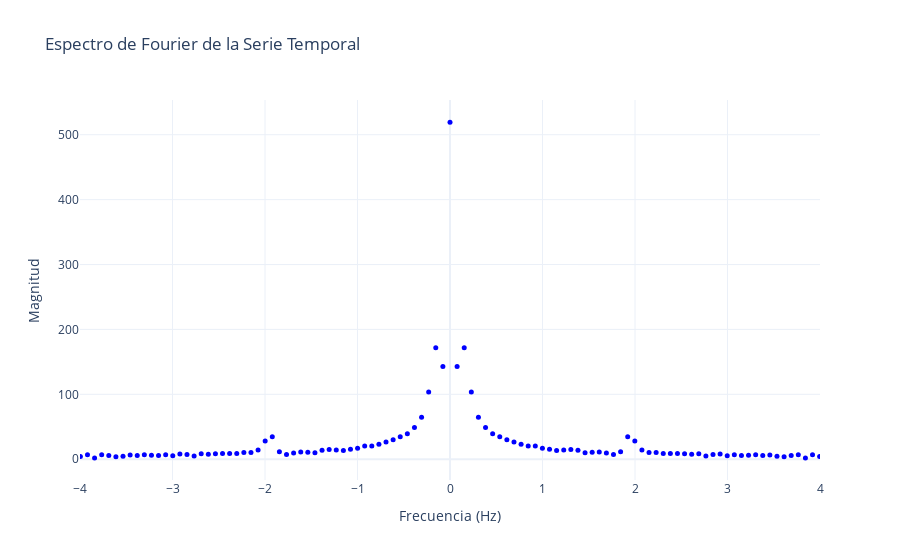

Write notebook code for a chart like this one.
### Markdown cell above
CON SCATTER

### Code cell
# Crear la figura con Scatter plot en lugar de líneas
fig = go.Figure()

fig.add_trace(go.Scatter(
    x=filtered_frequencies, 
    y=filtered_fft_magnitude, 
    mode='markers',  # Scatter plot con puntos
    name='FFT Magnitude',
    marker=dict(color='blue', size=5)
))

# Configurar el diseño del gráfico con fondo blanco y rango de X ajustado
fig.update_layout(
    title='Espectro de Fourier de la Serie Temporal',
    xaxis_title='Frecuencia (Hz)',
    yaxis_title='Magnitud',
    template='plotly_white',  # Fondo blanco
    xaxis=dict(range=[-4, 4], showgrid=True),
    yaxis=dict(showgrid=True)
)

# Mostrar la gráfica
fig.show()

### Figure 1 — Plotly figure (JSON) as saved in the notebook; plotly's stock layout.template omitted (floating-point values rounded to 4 significant figures)
{"data": [{"marker": {"color": "blue", "size": 5}, "mode": "markers", "name": "FFT Magnitude", "type": "scatter", "x": [0, 0.07685, 0.1537, 0.2305, 0.3074, 0.3842, 0.4611, 0.5379, 0.6148, 0.6916, 0.7685, 0.8453, 0.9222, 0.999, 1.076, 1.153, 1.23, 1.306, 1.383, 1.46, 1.537, 1.614, 1.691, 1.767, 1.844, 1.921, 1.998, 2.075, 2.152, 2.229, 2.305, 2.382, 2.459, 2.536, 2.613, 2.69, 2.766, 2.843, 2.92, 2.997, 3.074, 3.151, 3.228, 3.304, 3.381, 3.458, 3.535, 3.612, 3.689, 3.765, 3.842, 3.919, 3.996, -3.996, -3.919, -3.842, -3.765, -3.689, -3.612, -3.535, -3.458, -3.381, -3.304, -3.228, -3.151, -3.074, -2.997, -2.92, -2.843, -2.766, -2.69, -2.613, -2.536, -2.459, -2.382, -2.305, -2.229, -2.152, -2.075, -1.998, -1.921, -1.844, -1.767, -1.691, -1.614, -1.537, -1.46, -1.383, -1.306, -1.23, -1.153, -1.076, -0.999, -0.9222, -0.8453, -0.7685, -0.6916, -0.6148, -0.5379, -0.4611, -0.3842, -0.3074, -0.2305, -0.1537, -0.07685], "y": [519.4, 142.9, 171.7, 103.5, 64.66, 48.96, 39.31, 34.55, 30.1, 26.47, 22.92, 20.32, 20.53, 16.91, 15.34, 13.35, 14.34, 14.94, 13.8, 10.0, 10.61, 11.16, 9.776, 7.166, 11.5, 34.61, 28.17, 14.27, 10.4, 10.52, 8.811, 8.707, 9.008, 8.405, 7.81, 8.639, 5.085, 7.371, 7.915, 5.332, 6.924, 5.72, 6.219, 6.753, 5.577, 6.681, 4.548, 3.881, 5.64, 6.752, 2.092, 7.071, 4.3, 4.3, 7.071, 2.092, 6.752, 5.64, 3.881, 4.548, 6.681, 5.577, 6.753, 6.219, 5.72, 6.924, 5.332, 7.915, 7.371, 5.085, 8.639, 7.81, 8.405, 9.008, 8.707, 8.811, 10.52, 10.4, 14.27, 28.17, 34.61, 11.5, 7.166, 9.776, 11.16, 10.61, 10.0, 13.8, 14.94, 14.34, 13.35, 15.34, 16.91, 20.53, 20.32, 22.92, 26.47, 30.1, 34.55, 39.31, 48.96, 64.66, 103.5, 171.7, 142.9]}], "layout": {"title": {"text": "Espectro de Fourier de la Serie Temporal"}, "xaxis": {"range": [-4, 4], "showgrid": true, "title": {"text": "Frecuencia (Hz)"}}, "yaxis": {"showgrid": true, "title": {"text": "Magnitud"}}}}
